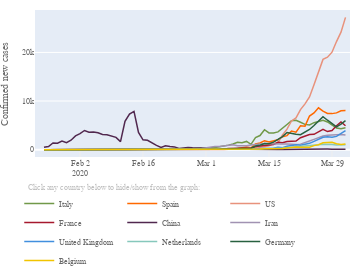

The code cell stored with this chart in its notebook:
### Code cell
# Plot new cases top 10 countries 360px
data = []

for i, c in enumerate(top10_country):
    nc = df_merged[df_merged['Country/Region'] == c].confirmed_newcases_movavg
    data.append(go.Scatter(x = df_merged[df_merged['Country/Region'] == c].dt,
                           y = nc,
                           name = c+'  ',
                           marker = dict(color = top10_col[i]),
                           line = dict(width = 1.5),
                           hoverinfo = 'text',
                           hovertext = [c+':<br>{:.0f}'.format(i) for i in nc],
                           hoverlabel = dict(bordercolor = top10_col[i], 
                                             bgcolor = 'white',
                                             font = dict(color = top10_col[i])),
                           showlegend = True
                          )
               )
    
    
lay = go.Layout(width = 360, 
                height = 275, 
                #bargap = 0.2,
                xaxis = dict(#nticks = 10,
                             ticks = 'inside',
                             ticklen = 6,
                             tickcolor = '#eee',
                             rangemode = 'nonnegative',
                             zeroline = False,
                             showgrid = False,
                            ),
                yaxis = dict(title='Confirmed new cases',
                             type = 'linear',
                            ),
                hovermode = 'closest',
                font = dict(size = label_size_small,
                            family = label_font,
                            color = label_col,
                           ),
                legend = dict(x = -0.05, 
                              y = -0.22,
                              orientation = 'h',
                             ),
                margin=dict(l=30, r=10, b=0, t=10, pad=0),
                annotations=[dict(x = -0.03,
                                  y = -0.25,
                                  showarrow = False,
                                  text = 'Click any country below to hide/show from the graph:',
                                  xref = 'paper',
                                  yref = 'paper',
                                  font=dict(
                                      family = label_font,
                                      size = label_size_small,
                                      color = 'silver',),
                                 ),
                            ],
               )

fig = dict(data=data, layout=lay)
plotly.offline.iplot(fig)

# Save JS
plot = plotly.offline.plot({'data':data,
                            'layout':lay},
                           include_plotlyjs = False,
                           output_type = 'div',
                           config = dict(showLink = False,
                                         modeBarButtonsToRemove = ['sendDataToCloud'],
                                         displaylogo = False,
                                         responsive = True)
                          )
path = '../visuals/new_cases/'
out_file = open(path+'timeline_newcases_date_all_360.html', 'w')
out_file.write('<!DOCTYPE html><html><head><script src="https://cdn.plot.ly/plotly-latest.min.js"></script></head><body>')
out_file.write(plot)
out_file.write('</body><html>')
out_file.close()
